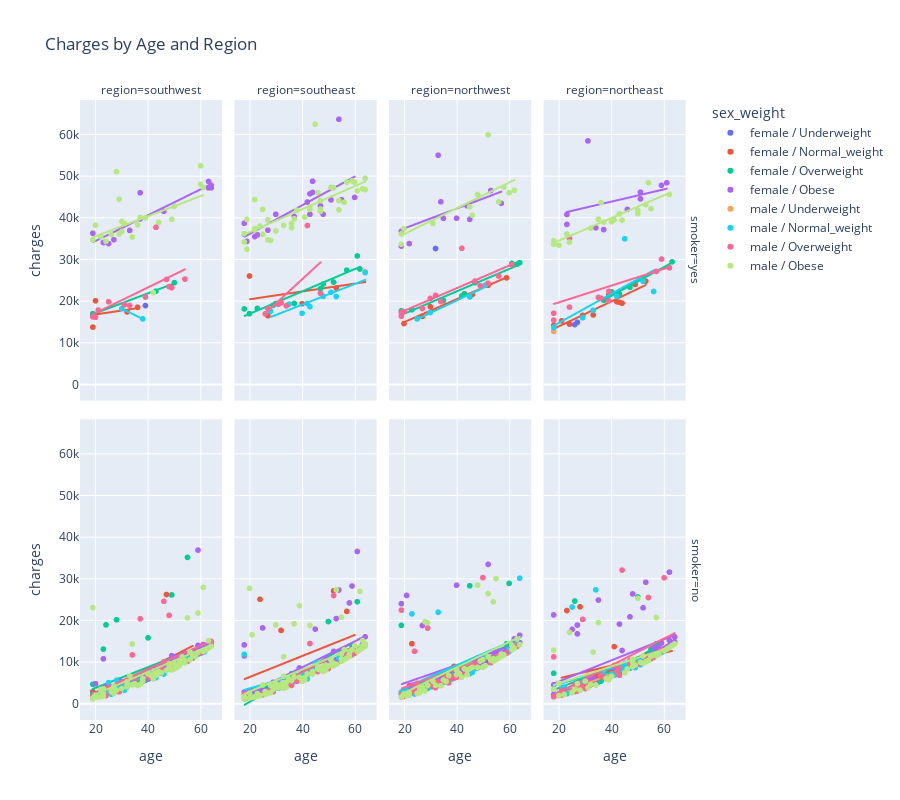

Notebook source saved alongside this figure:
### Markdown cell above
We will use the Plotly scatterplot to set out charts showing "charges vs age" for all regions, separating smoker and non-smoker.

We then use the interactive legend, which was built from the newly created combined gender and weight_group field, for the additional analyses.

### Code cell
visual_add = px.scatter(df, 
                 x="age", 
                 y="charges",   
                 color="sex_weight",
                 category_orders={"sex_weight": ["female / Underweight","female / Normal_weight","female / Overweight","female / Obese",
                                                 "male / Underweight","male / Normal_weight","male / Overweight","male / Obese"]}, #specify the order of the categories
                 hover_name="sex_weight", 
                 facet_row="smoker",
                 facet_col="region",
                 height=800, #change size to make the charts clearer
                 trendline="ols", #add ols trendline to aid visualisation
                 title="Charges by Age and Region",) #add chart title

visual_add.show()
